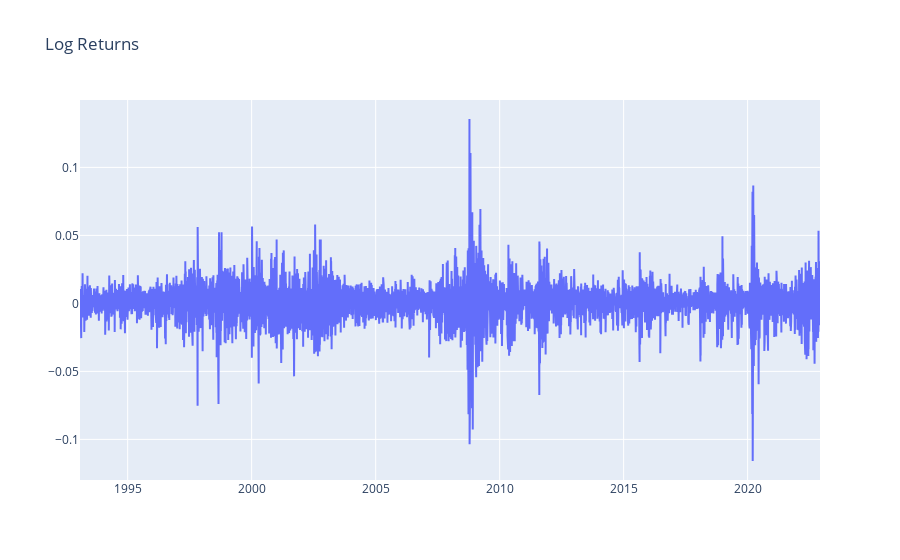

Notebook code for this chart:
### Code cell
fig = go.Figure()
fig.add_trace(go.Scatter(x=returns.index, y=returns))
fig.update_layout(title="Log Returns")
fig.show()

### Figure 1 — Plotly figure (JSON) as saved in the notebook; plotly's stock layout.template omitted (floating-point values rounded to 4 significant figures; data arrays with more than 128 entries replaced by an {"elided": "..."} marker saying what was removed)
{"data": [{"type": "scatter", "x": {"elided": "7517 str values"}, "y": {"elided": "7517 float values"}}], "layout": {"title": {"text": "Log Returns"}}}
